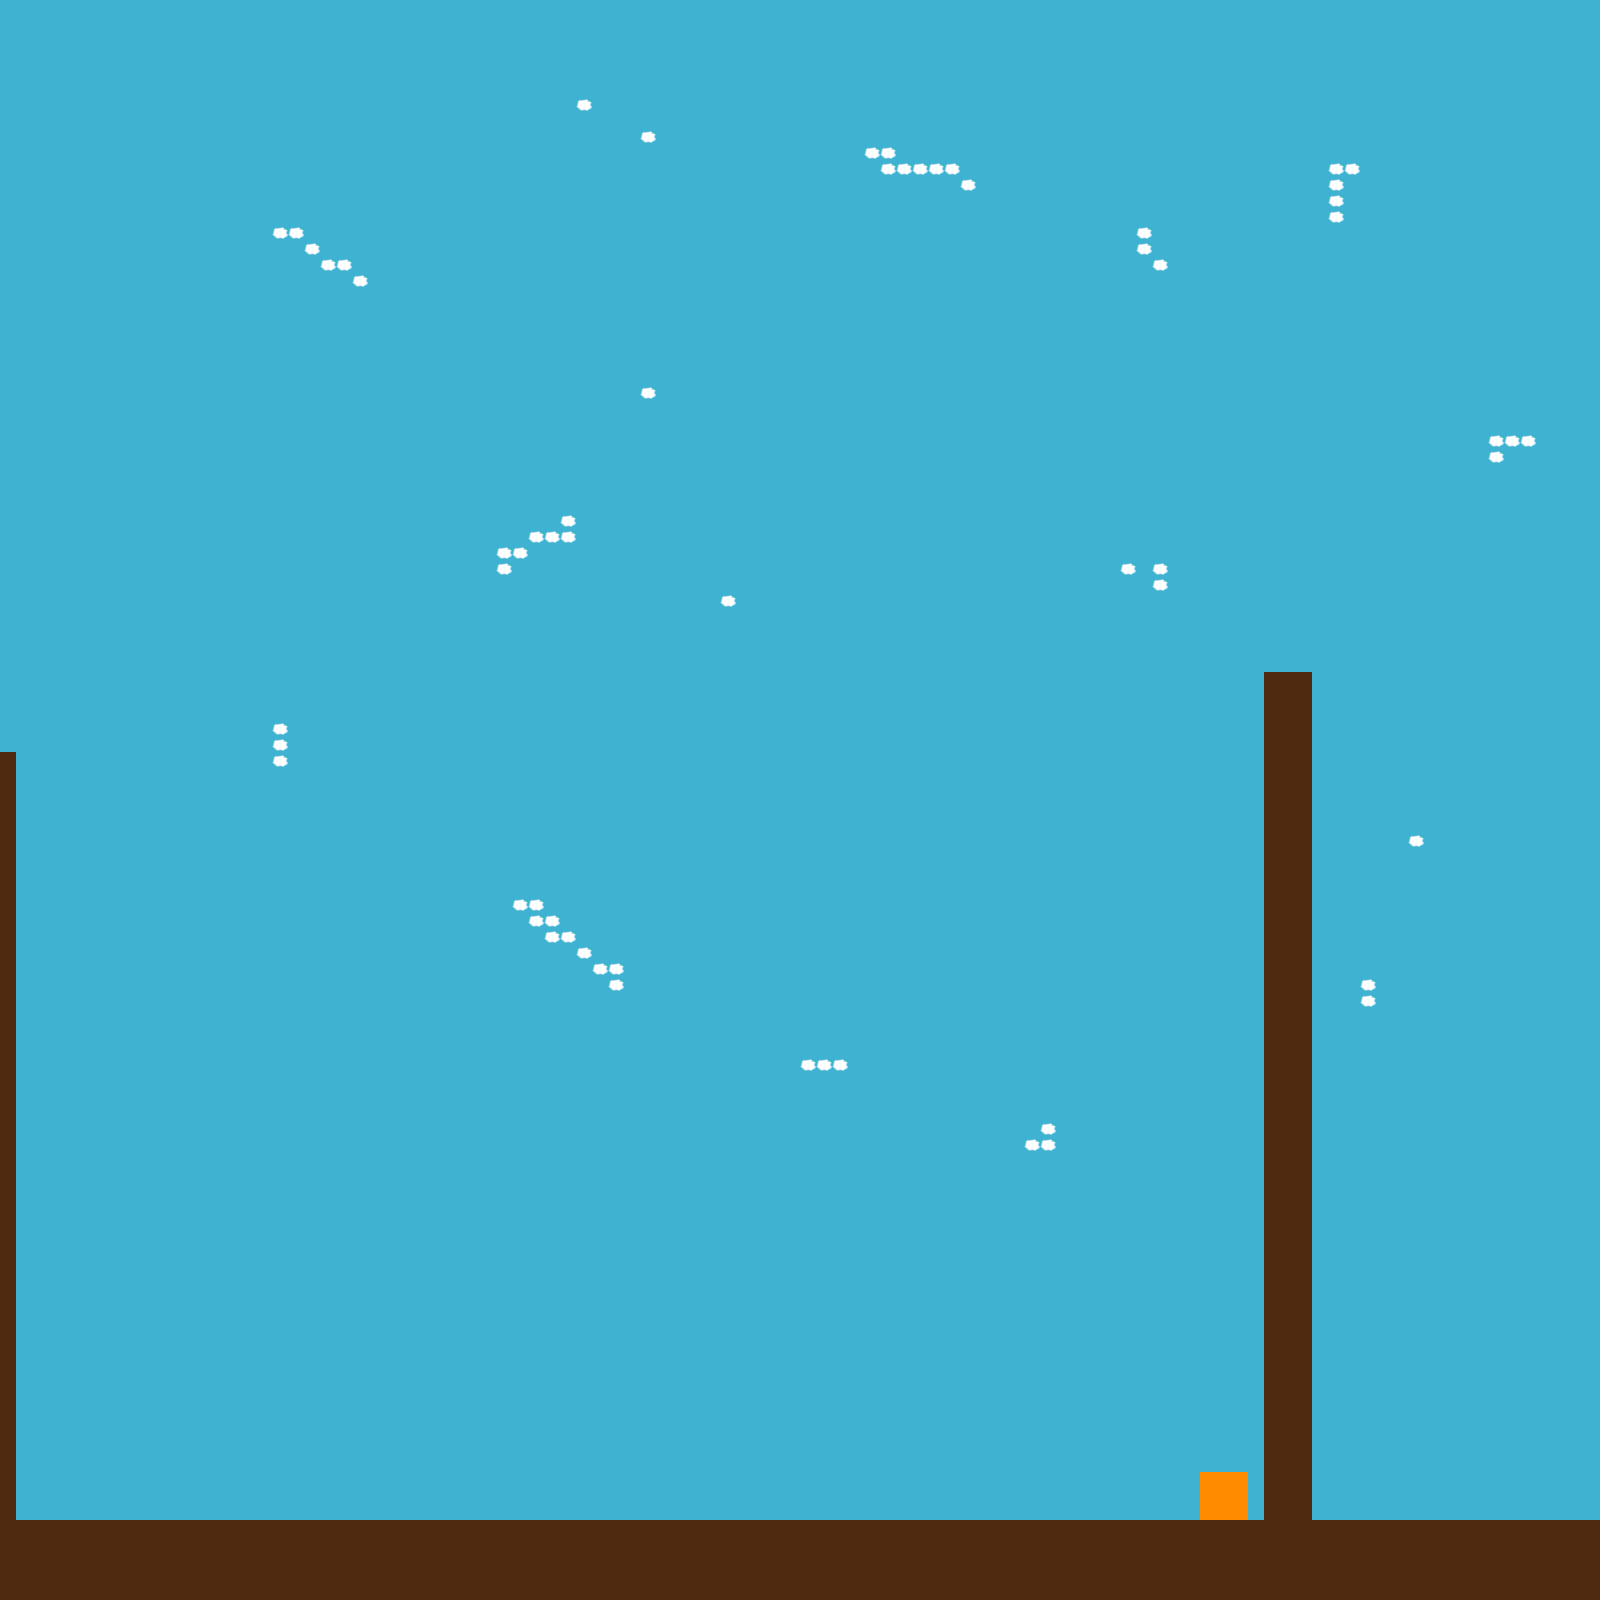

This game map was drawn from its Tiled (.tmx) file and the tilesets committed beside it. A one-line description and the trimmed map source follow:
An orthogonal 100x100 tile map with 16x16 px tiles, 2 tile layers (Capa de patrones 1, Capa de patrones 2).

<map version="1.2" tiledversion="1.3.1" orientation="orthogonal" renderorder="right-down" compressionlevel="0" width="100" height="100" tilewidth="16" tileheight="16" infinite="0" nextlayerid="3" nextobjectid="1">
 <tileset firstgid="1" source="Tiles.tsx" />
 <layer id="1" name="Capa de patrones 1" width="100" height="100">
  <data>[10000 cells, 10000 non-empty, 1 distinct tile ids]</data>
 </layer>
 <layer id="2" name="Capa de patrones 2" width="100" height="100">
  <data>[10000 cells, 778 non-empty, 3 distinct tile ids]</data>
 </layer>
</map>
